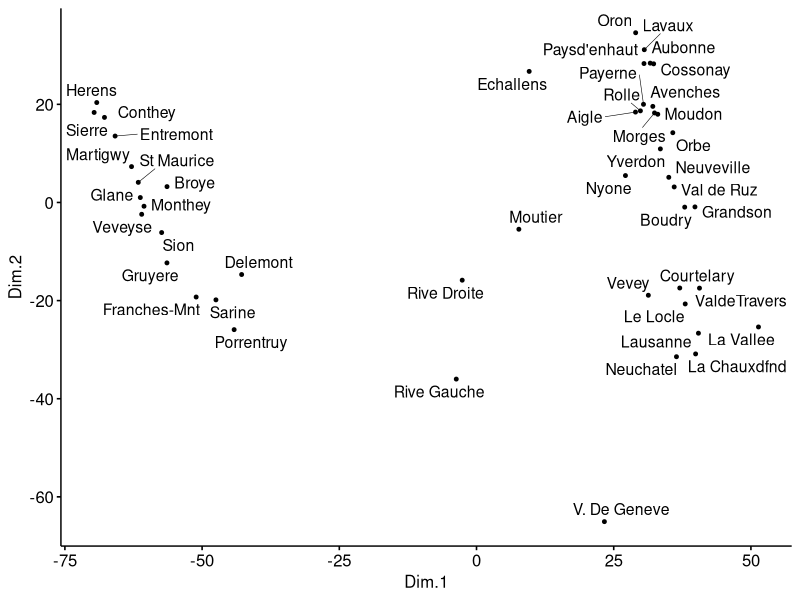
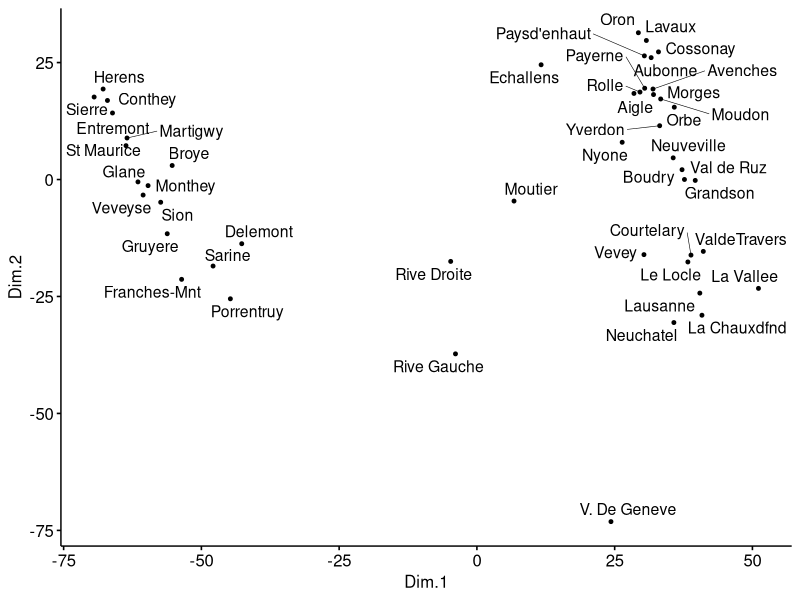
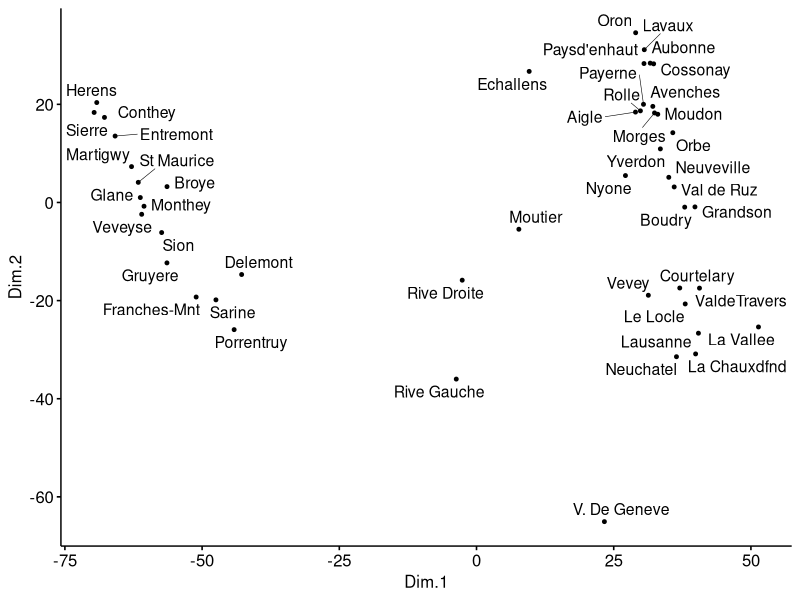
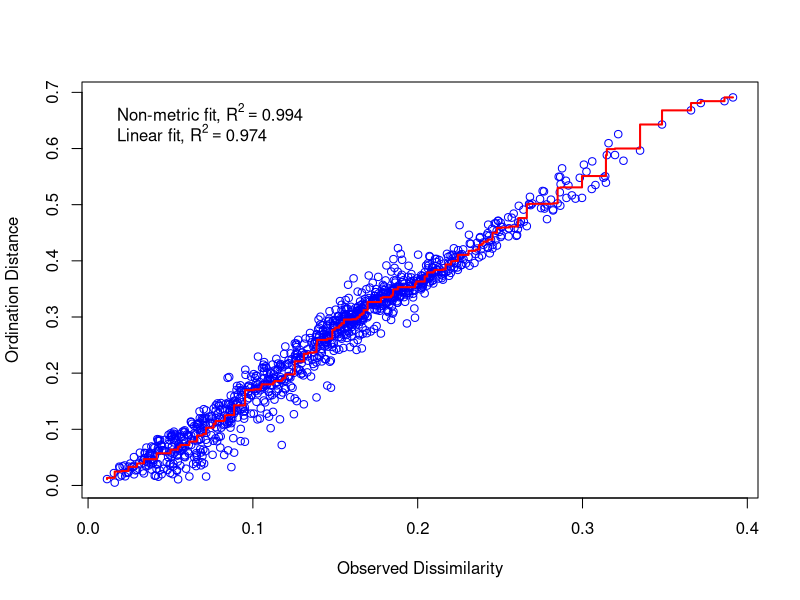
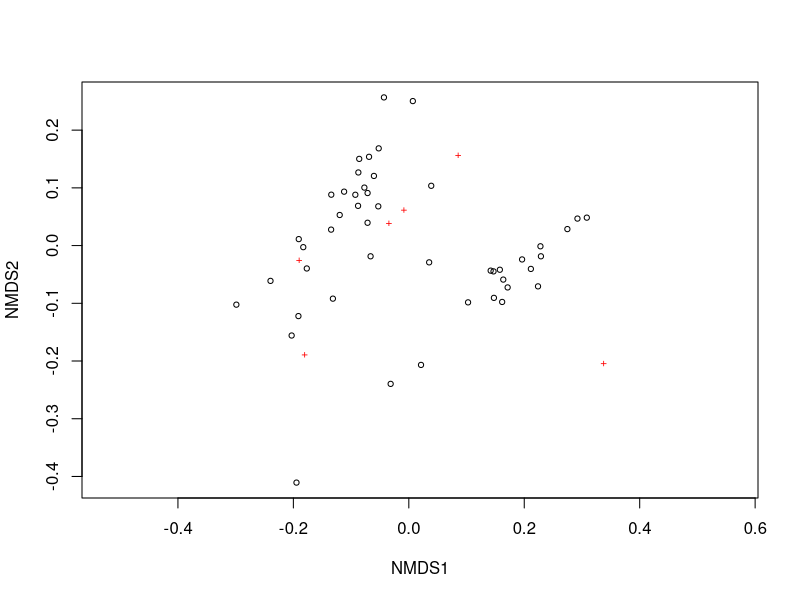
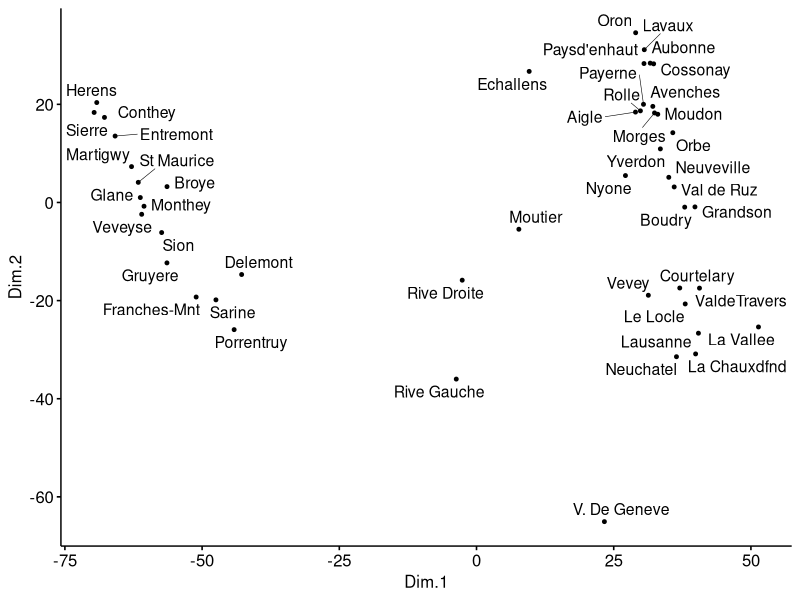

These charts were generated, in order, by the following R code:
data("swiss")
head(swiss)

# CLASSICAL/METRIC MDS

# Load required packages
install.packages("magrittr")
install.packages("dplyr")
install.packages("ggpubr")
library(magrittr)
library(dplyr)
library(ggpubr)
# Cmpute MDS
mds <- swiss %>%
  dist() %>%          
  cmdscale() %>%
  as_tibble()
colnames(mds) <- c("Dim.1", "Dim.2")
# Plot MDS
ggscatter(mds, x = "Dim.1", y = "Dim.2", 
          label = rownames(swiss),
          size = 1,
          repel = TRUE)

# NONMETRIC MDS
# --> Kruskal
# Cmpute MDS
library(MASS)
mds <- swiss %>%
  dist() %>%          
  isoMDS() %>%
  .$points %>%
  as_tibble()
colnames(mds) <- c("Dim.1", "Dim.2")
# Plot MDS
ggscatter(mds, x = "Dim.1", y = "Dim.2", 
          label = rownames(swiss),
          size = 1,
          repel = TRUE)

# --> Sammon
# Cmpute MDS
library(MASS)
mds <- swiss %>%
  dist() %>%          
  sammon() %>%
  .$points %>%
  as_tibble()
colnames(mds) <- c("Dim.1", "Dim.2")
# Plot MDS
ggscatter(mds, x = "Dim.1", y = "Dim.2", 
          label = rownames(swiss),
          size = 1,
          repel = TRUE)

install.packages("vegan")
library(vegan)
example_NMDS=metaMDS(swiss, # Our community-by-species matrix
                     k=2) # The number of reduced dimensions
stressplot(example_NMDS)
plot(example_NMDS)
head(example_NMDS)
#ggscatter doesn't work, yet
ggscatter(mds, x = "Dim.1", y = "Dim.2", 
          label = rownames(swiss),
          size = 1,
          repel = TRUE)

